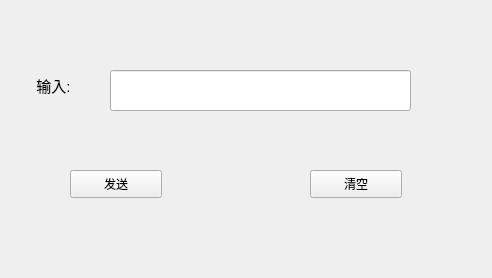
<?xml version="1.0" encoding="UTF-8"?>
<ui version="4.0">
 <class>Chat</class>
 <widget class="QWidget" name="Chat">
  <property name="geometry">
   <rect>
    <x>0</x>
    <y>0</y>
    <width>492</width>
    <height>278</height>
   </rect>
  </property>
  <property name="windowTitle">
   <string>Form</string>
  </property>
  <widget class="QLabel" name="label">
   <property name="geometry">
    <rect>
     <x>20</x>
     <y>70</y>
     <width>71</width>
     <height>31</height>
    </rect>
   </property>
   <property name="text">
    <string>&lt;html&gt;&lt;head/&gt;&lt;body&gt;&lt;p align=&quot;center&quot;&gt;&lt;span style=&quot; font-size:11pt;&quot;&gt;输入: &lt;/span&gt;&lt;/p&gt;&lt;/body&gt;&lt;/html&gt;</string>
   </property>
  </widget>
  <widget class="QLineEdit" name="lineEdit">
   <property name="geometry">
    <rect>
     <x>110</x>
     <y>70</y>
     <width>301</width>
     <height>41</height>
    </rect>
   </property>
  </widget>
  <widget class="QPushButton" name="sendButton">
   <property name="geometry">
    <rect>
     <x>70</x>
     <y>170</y>
     <width>92</width>
     <height>28</height>
    </rect>
   </property>
   <property name="text">
    <string>发送</string>
   </property>
  </widget>
  <widget class="QPushButton" name="clearButton">
   <property name="geometry">
    <rect>
     <x>310</x>
     <y>170</y>
     <width>92</width>
     <height>28</height>
    </rect>
   </property>
   <property name="text">
    <string>清空</string>
   </property>
  </widget>
 </widget>
 <resources/>
 <connections/>
</ui>
